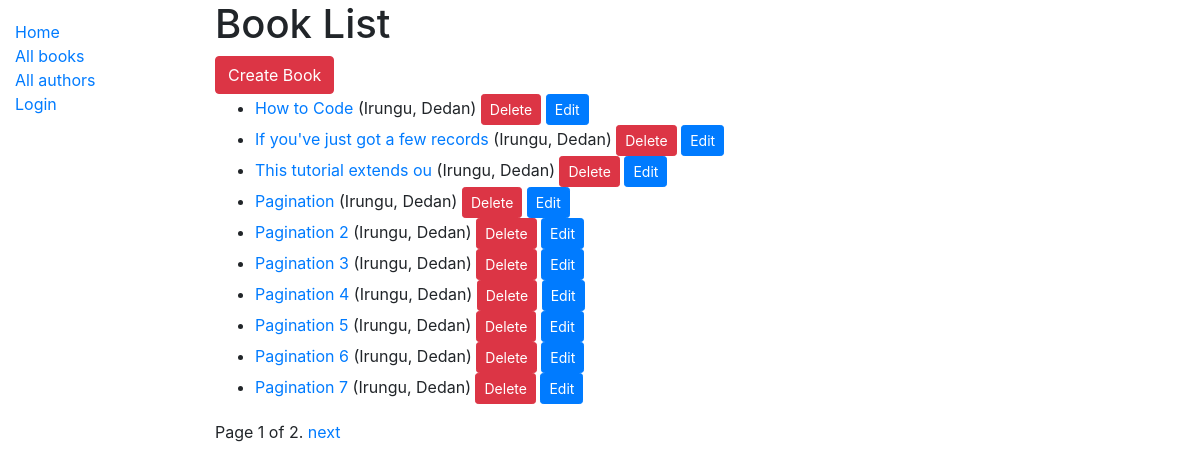
Before: /catalog/books/ with the older database file.
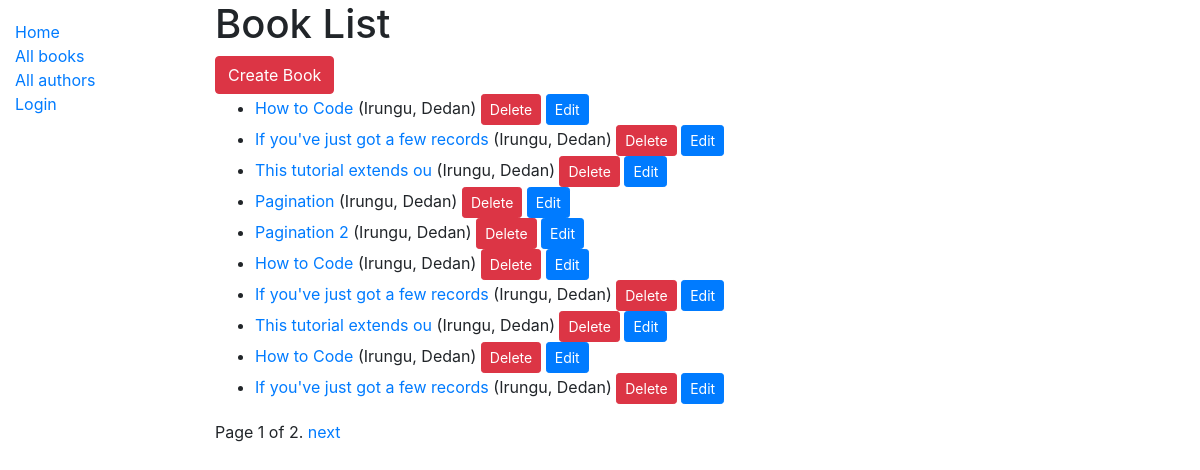
After: the same page with the newer database file.
### catalog/models.py (models this page shows, shortened)
class Book(models.Model):
    title = models.CharField(max_length=200)
    author = models.ForeignKey('Author', on_delete=models.SET_NULL, null=True)
    summary = models.TextField(max_length=1000, help_text="Enter a brief description of the book")
    isbn = models.CharField('ISBN', max_length=13,
                            help_text='13 Character <a href="https://www.isbn-international.org/content/what-isbn'
                                      '">ISBN number</a>')
    genre = models.ManyToManyField(Genre, help_text="Select a genre for this book")
    language = models.ForeignKey('Language', on_delete=models.SET_NULL, null=True)
    def display_genre(self):
        """Creates a string for the Genre. This is required to display genre in Admin."""
        return ', '.join([genre.name for genre in self.genre.all()[:3]])
    display_genre.short_description = 'Genre'
    def get_absolute_url(self):
        return reverse('book-detail', args=[str(self.id)])
    def get_delete_url(self):
        return reverse('book_delete', args=[str(self.id)])
    def get_update_url(self):
        return reverse('book_update', args=[str(self.id)])

class Author(models.Model):
    first_name = models.CharField(max_length=100)
    last_name = models.CharField(max_length=100)
    date_of_birth = models.DateField(null=True, blank=True)
    date_of_death = models.DateField('died', null=True, blank=True)
    class Meta:
        ordering = ['last_name', 'first_name']
    def __str__(self):
        return '{0}, {1}'.format(self.last_name, self.first_name)

### catalog/views.py (the view)
# urls.py: path('books/', views.BookListView.as_view(), name='books'),
class BookListView(generic.ListView):
    model = Book
    paginate_by = 10

### catalog/templates/catalog/book_list.html
{% extends "base_generic.html" %}
{% block content %}
  <h1>Book List</h1>
  <a href="{% url 'book_create' %}" class="btn btn-danger ">
    Create Book
  </a>
  {% if book_list %}
  <ul>
    {% for book in book_list %}
      <li>
        <a href="{{ book.get_absolute_url }}">{{ book.title }}</a> ({{book.author}})
        <a href="{{ book.get_delete_url }}" class="btn btn-danger btn-sm">
          Delete
        </a>
        <a href="{{ book.get_update_url }}" class="btn btn-primary btn-sm">
          Edit
        </a></li>
    {% endfor %}
  </ul>
  {% else %}
    <p>There are no books in the library.</p>
  {% endif %}
{% endblock %}

### catalog/templates/base_generic.html (shortened to what this page needs)
<!DOCTYPE html>
<html lang="en">
<head>
  <link rel="stylesheet" href="https://stackpath.bootstrapcdn.com/bootstrap/4.1.3/css/bootstrap.min.css"
>
  {% load static %}
  <link rel="stylesheet" href="{% static 'css/styles.css' %}">
</head>
<body>
  <div class="container-fluid">
    <div class="row">
      <div class="col-sm-2">
        {% block sidebar %}
        <ul class="sidebar-nav">
          <li><a href="{% url 'index' %}">Home</a></li>
          <li><a href="{% url 'books' %}">All books</a></li>
          <li><a href="{% url 'authors' %}">All authors</a></li>
          {% if user.is_authenticated %}
          <li><a href="{% url 'my-borrowed' %}">My Borrowed</a></li>
          <li>User: {{ user.get_username }}</li>
          <li><a href="{% url 'logout'%}?next={{request.path}}">Logout</a></li>
          {% else %}
          <li><a href="{% url 'login'%}?next={{request.path}}">Login</a></li>
          {% endif %}
        </ul>
        {% endblock %}
      </div>
      <div class="col-sm-10 ">
        {% block content %}{% endblock %}
        {% block pagination %}
        {% if is_paginated %}
        <div class="pagination">
          <span class="page-links">
            <span class="page-current">
              Page {{ page_obj.number }} of {{ page_obj.paginator.num_pages }}.
            </span>
            {% if page_obj.has_next %}
            <a href="{{ request.path }}?page={{ page_obj.next_page_number }}">next</a>
            {% endif %}
          </span>
        </div>
        {% endif %}
        {% endblock %}
      </div>
    </div>
  </div>
</body>
</html>

### catalog/static/styles.css (style rules this page uses)
.sidebar-nav { margin-top: 20px; padding: 0; list-style: none; }

Changed rows visible on the page:
removed Book: title "Pagination 3", author "Irungu, Dedan"
removed Book: title "Pagination 4", author "Irungu, Dedan"
removed Book: title "Pagination 5", author "Irungu, Dedan"
removed Book: title "Pagination 6", author "Irungu, Dedan"
removed Book: title "Pagination 7", author "Irungu, Dedan"
added Book: title "How to Code", author "Irungu, Dedan"
added Book: title "If you've just got a few records", author "Irungu, Dedan"
added Book: title "This tutorial extends ou", author "Irungu, Dedan"
added Book: title "How to Code", author "Irungu, Dedan"
added Book: title "If you've just got a few records", author "Irungu, Dedan"
